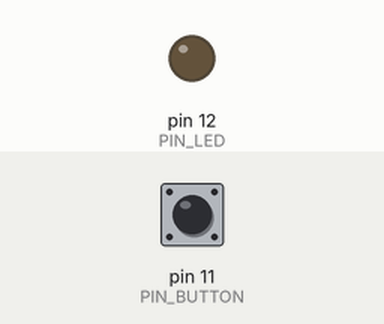
Recording of a sketch running on a simulated Arduino Uno, built with avr-gcc and run on an emulated ATmega328P. Parts: output pins drawn as LEDs (lit = HIGH). Dashed ring = blinking. The test bench sets the inputs (shaded band); at power-on: pin 11 (PIN_BUTTON) HIGH.

Above: at 1.2 s.
1.3 s: pin 11 (PIN_BUTTON) pulsed LOW 5 times (0.12 s each, 0.3 s apart)
At 1.75 s:
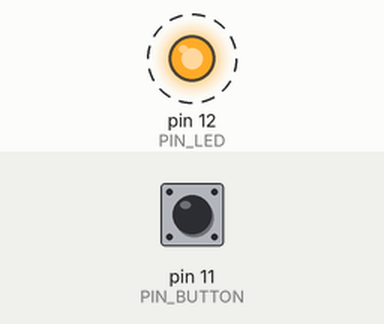
4.3 s: pin 11 (PIN_BUTTON) pulled LOW for 0.15 s
At 5.5 s:
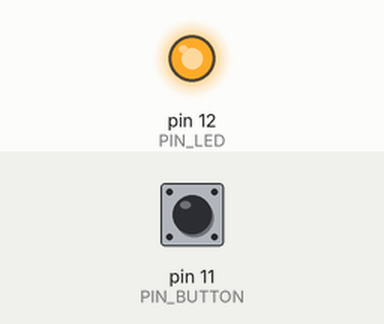
5.9 s: pin 11 (PIN_BUTTON) pulled LOW for 1 s
At 6.8 s:
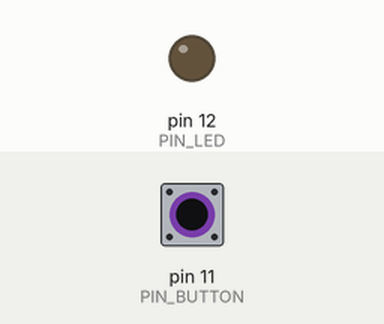
Timing chart, 0 to 8.9 s (numbered marks = the images above; inputs shaded):
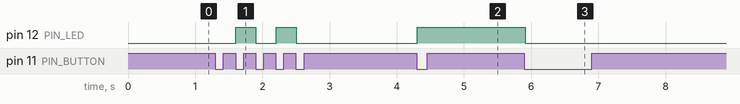

Measured:
- after the input at 1.3 s, pin 12 (PIN_LED): alternates HIGH for 0.30 s and LOW for 0.30 s, 4 changes in all, then stays LOW, starting after 0.30 s
- after the input at 4.3 s, pin 12 (PIN_LED): LOW → HIGH at once
- after the input at 5.9 s, pin 12 (PIN_LED): HIGH → LOW at once

The sketch:

pushbutton.ino
```cpp
const int PIN_LED = 12;
const int PIN_BUTTON = 11;

bool led_on = false;
bool button_ready = true;

void setup() {
  // put your setup code here, to run once:

  pinMode (PIN_LED, OUTPUT);
  pinMode (PIN_BUTTON, INPUT_PULLUP);

}

void loop() {

if (digitalRead(PIN_BUTTON)== LOW && button_ready) {

  if(led_on){
    digitalWrite(PIN_LED, HIGH);
    led_on = false;
    }else{
      digitalWrite(PIN_LED, LOW);
      led_on = true;
    }
        button_ready = false;


}else if (digitalRead(PIN_BUTTON)== HIGH && !button_ready){
  button_ready = true;
  }
  delay(10);
}
```
